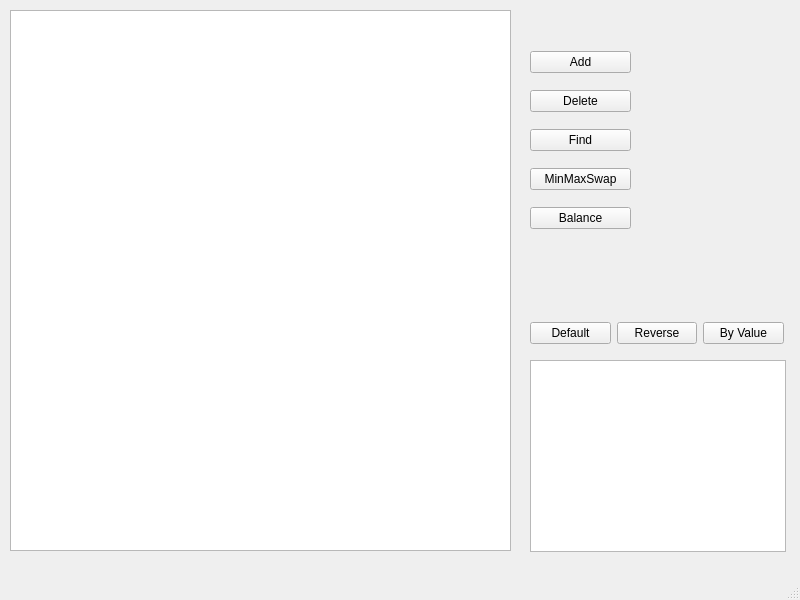
<?xml version="1.0" encoding="UTF-8"?>
<ui version="4.0">
 <class>MainWindow</class>
 <widget class="QMainWindow" name="MainWindow">
  <property name="geometry">
   <rect>
    <x>0</x>
    <y>0</y>
    <width>800</width>
    <height>600</height>
   </rect>
  </property>
  <property name="sizePolicy">
   <sizepolicy hsizetype="Fixed" vsizetype="Fixed">
    <horstretch>0</horstretch>
    <verstretch>0</verstretch>
   </sizepolicy>
  </property>
  <property name="minimumSize">
   <size>
    <width>800</width>
    <height>600</height>
   </size>
  </property>
  <property name="maximumSize">
   <size>
    <width>800</width>
    <height>600</height>
   </size>
  </property>
  <property name="windowTitle">
   <string>Task 2</string>
  </property>
  <widget class="QWidget" name="centralwidget">
   <widget class="QTreeView" name="treeView">
    <property name="geometry">
     <rect>
      <x>10</x>
      <y>10</y>
      <width>501</width>
      <height>541</height>
     </rect>
    </property>
   </widget>
   <widget class="QTextBrowser" name="textBrowser">
    <property name="geometry">
     <rect>
      <x>530</x>
      <y>360</y>
      <width>256</width>
      <height>192</height>
     </rect>
    </property>
   </widget>
   <widget class="QWidget" name="layoutWidget">
    <property name="geometry">
     <rect>
      <x>530</x>
      <y>40</y>
      <width>101</width>
      <height>201</height>
     </rect>
    </property>
    <layout class="QVBoxLayout" name="verticalLayout">
     <item>
      <widget class="QPushButton" name="pushButton_add">
       <property name="text">
        <string>Add</string>
       </property>
      </widget>
     </item>
     <item>
      <widget class="QPushButton" name="pushButton_delete">
       <property name="text">
        <string>Delete</string>
       </property>
      </widget>
     </item>
     <item>
      <widget class="QPushButton" name="pushButton_find">
       <property name="text">
        <string>Find</string>
       </property>
      </widget>
     </item>
     <item>
      <widget class="QPushButton" name="pushButton_minMaxSwap">
       <property name="text">
        <string>MinMaxSwap</string>
       </property>
      </widget>
     </item>
     <item>
      <widget class="QPushButton" name="pushButton_balance">
       <property name="text">
        <string>Balance</string>
       </property>
      </widget>
     </item>
    </layout>
   </widget>
   <widget class="QWidget" name="layoutWidget">
    <property name="geometry">
     <rect>
      <x>530</x>
      <y>320</y>
      <width>254</width>
      <height>27</height>
     </rect>
    </property>
    <layout class="QHBoxLayout" name="horizontalLayout">
     <item>
      <widget class="QPushButton" name="pushButton_order">
       <property name="text">
        <string>Default</string>
       </property>
      </widget>
     </item>
     <item>
      <widget class="QPushButton" name="pushButton_reverse">
       <property name="text">
        <string>Reverse</string>
       </property>
      </widget>
     </item>
     <item>
      <widget class="QPushButton" name="pushButton_byValue">
       <property name="text">
        <string>By Value</string>
       </property>
      </widget>
     </item>
    </layout>
   </widget>
  </widget>
  <widget class="QMenuBar" name="menubar">
   <property name="geometry">
    <rect>
     <x>0</x>
     <y>0</y>
     <width>800</width>
     <height>22</height>
    </rect>
   </property>
  </widget>
  <widget class="QStatusBar" name="statusbar"/>
 </widget>
 <resources/>
 <connections/>
</ui>
